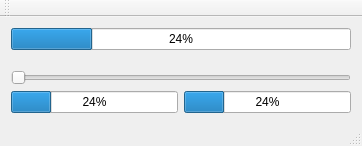
<?xml version="1.0" encoding="UTF-8"?>
<ui version="4.0">
 <class>MainWindow</class>
 <widget class="QMainWindow" name="MainWindow">
  <property name="geometry">
   <rect>
    <x>0</x>
    <y>0</y>
    <width>362</width>
    <height>146</height>
   </rect>
  </property>
  <property name="windowTitle">
   <string>MainWindow</string>
  </property>
  <widget class="QWidget" name="centralWidget">
   <layout class="QVBoxLayout" name="verticalLayout">
    <item>
     <widget class="QProgressBar" name="progressBar">
      <property name="value">
       <number>24</number>
      </property>
     </widget>
    </item>
    <item>
     <spacer name="verticalSpacer">
      <property name="orientation">
       <enum>Qt::Vertical</enum>
      </property>
      <property name="sizeHint" stdset="0">
       <size>
        <width>20</width>
        <height>40</height>
       </size>
      </property>
     </spacer>
    </item>
    <item>
     <widget class="QSlider" name="horizontalSlider">
      <property name="orientation">
       <enum>Qt::Horizontal</enum>
      </property>
     </widget>
    </item>
    <item>
     <layout class="QHBoxLayout" name="horizontalLayout">
      <item>
       <widget class="QProgressBar" name="progressBar_3">
        <property name="value">
         <number>24</number>
        </property>
       </widget>
      </item>
      <item>
       <widget class="QProgressBar" name="progressBar_2">
        <property name="value">
         <number>24</number>
        </property>
       </widget>
      </item>
     </layout>
    </item>
   </layout>
  </widget>
  <widget class="QMenuBar" name="menuBar">
   <property name="geometry">
    <rect>
     <x>0</x>
     <y>0</y>
     <width>362</width>
     <height>20</height>
    </rect>
   </property>
  </widget>
  <widget class="QToolBar" name="mainToolBar">
   <attribute name="toolBarArea">
    <enum>TopToolBarArea</enum>
   </attribute>
   <attribute name="toolBarBreak">
    <bool>false</bool>
   </attribute>
  </widget>
  <widget class="QStatusBar" name="statusBar"/>
 </widget>
 <layoutdefault spacing="6" margin="11"/>
 <resources/>
 <connections/>
</ui>
